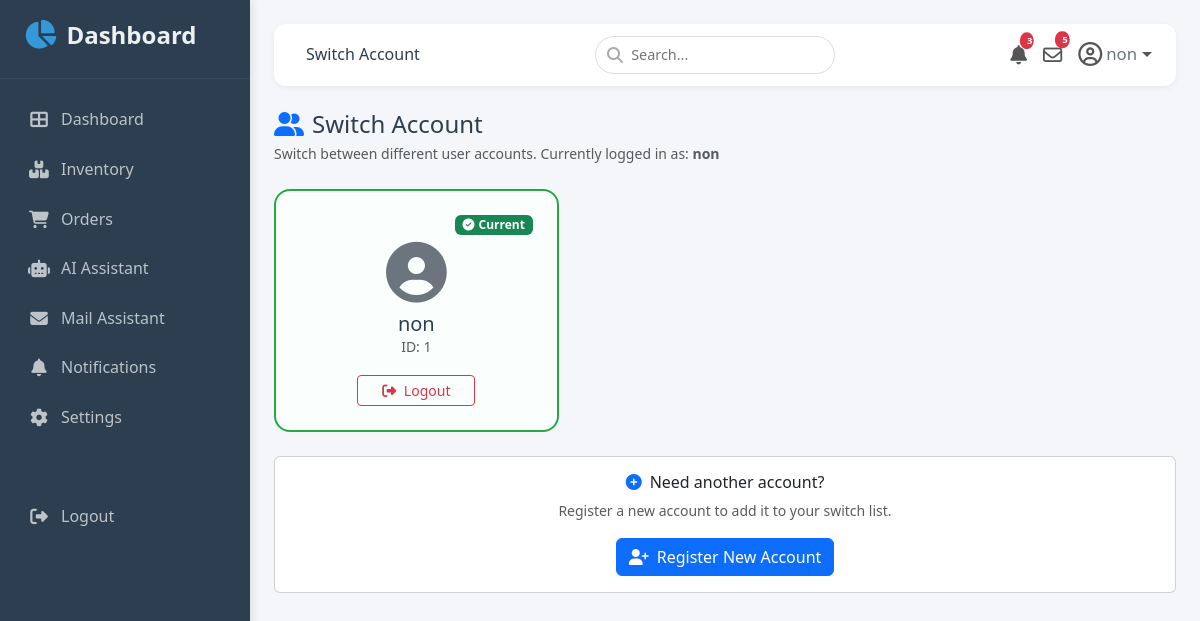
Page /switch_user (signed in) on the earlier database version.
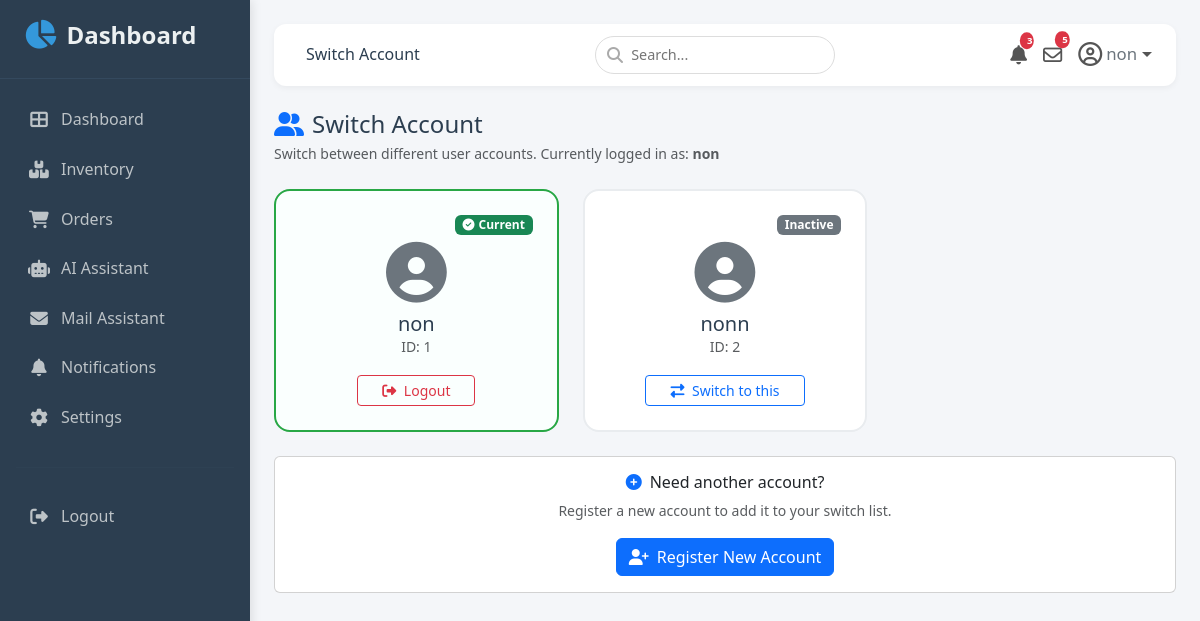
Same page on the later database version.
### app.py (models this page shows, shortened)
class User(UserMixin, db.Model):
    id            = db.Column(db.Integer, primary_key=True)
    username      = db.Column(db.String(80), unique=True, nullable=False)
    password_hash = db.Column(db.String(200), nullable=False)

### app.py (the view, shortened to what this page needs)
@app.route('/switch_user',methods=['GET', 'POST'])
@login_required
def switch_user():
    accounts = User.query.all()
    return render_template('switch_user.html',accounts=accounts)

### app.py (called while the page is built)
@login_manager.user_loader
def load_user(user_id):
    return User.query.get(int(user_id))

### templates/switch_user.html (shortened to what this page needs)
{% extends "base.html" %}
{% block page_title %}Switch Account{% endblock %}
{% block content %}
<div class="d-flex flex-wrap justify-content-between align-items-center mb-4">
  <div>
    <h4 class="mb-1"><i class="fas fa-user-friends me-2 text-primary"></i>Switch Account</h4>
    <p class="text-muted small mb-0">
      Switch between different user accounts. Currently logged in as:
      <strong>{{ current_user.username }}</strong>
    </p>
  </div>
</div>
<div class="row g-4">
  {% for account in accounts %}
  <div class="col-md-6 col-lg-4">
    <div class="account-card {% if account.id == current_user.id %}active{% endif %} p-4 text-center h-100">
      <div class="d-flex justify-content-between align-items-start mb-2">
        <span class="badge {% if account.id == current_user.id %}bg-success{% else %}bg-secondary{% endif %}">
          {% if account.id == current_user.id %}
            <i class="fas fa-check-circle me-1"></i>Current
          {% else %}
            Inactive
          {% endif %}
        </span>
      </div>
      <i class="fas fa-user-circle avatar"></i>
      <h5 class="mt-2 mb-0">{{ account.username }}</h5>
      <p class="text-muted small">ID: {{ account.id }}</p>
      {% if account.id == current_user.id %}
        <form action="{{ url_for('logout') }}" method="POST" class="d-inline">
          <button type="submit" class="btn btn-outline-danger btn-sm px-4">
            <i class="fas fa-sign-out-alt me-1"></i> Logout
          </button>
        </form>
      {% else %}
        <form action="{{ url_for('switch_user') }}" method="POST" class="d-inline">
          <button type="submit" class="btn btn-outline-primary btn-sm px-4">
            <i class="fas fa-exchange-alt me-1"></i> Switch to this
          </button>
        </form>
      {% endif %}
    </div>
  </div>
  {% else %}
  <div class="col-12 text-center py-5">
    <i class="fas fa-user-slash fa-3x text-muted mb-3"></i>
    <h5>No users found</h5>
    <p class="text-muted">There are no other users to switch to.</p>
  </div>
  {% endfor %}
</div>
<div class="row mt-4">
  <div class="col-12">
    <div class="card">
      <div class="card-body text-center">
        <h6 class="mb-2"><i class="fas fa-plus-circle text-primary me-2"></i>Need another account?</h6>
        <p class="text-muted small mb-3">Register a new account to add it to your switch list.</p>
        <a href="{{ url_for('register') }}" class="btn btn-primary">
          <i class="fas fa-user-plus me-2"></i>Register New Account
        </a>
      </div>
    </div>
  </div>
</div>
{% endblock %}

### templates/base.html (shortened to what this page needs)
<!DOCTYPE html>
<html lang="en">
<head>
  <link href="https://cdn.jsdelivr.net/npm/bootstrap@5.3.0/dist/css/bootstrap.min.css" rel="stylesheet">
  <link rel="stylesheet" href="https://cdnjs.cloudflare.com/ajax/libs/font-awesome/6.4.0/css/all.min.css">
  <link rel="stylesheet" href="{{ url_for('static', filename='style.css') }}">
</head>
<body>
  <nav class="sidebar" id="sidebar">
    <div class="brand">
      <i class="fas fa-chart-pie"></i> Dashboard
    </div>
    <ul class="nav flex-column">
      <li class="nav-item">
        <a class="nav-link {% if request.endpoint == 'dashboard' %}active{% endif %}"
           href="{{ url_for('dashboard') }}">
          <i class="fas fa-th-large"></i> Dashboard
        </a>
      </li>
      <li class="nav-item">
        <a class="nav-link {% if request.endpoint == 'Machines' %}active{% endif %}"
           href="{{ url_for('Machines') }}">
          <i class="fas fa-boxes"></i> Inventory
        </a>
      </li>
      <li class="nav-item">
        <a class="nav-link {% if request.endpoint == 'orders' %}active{% endif %}"
           href="{{ url_for('orders') }}">
          <i class="fas fa-shopping-cart"></i> Orders
        </a>
      </li>
      <li class="nav-item">
        <a class="nav-link {% if request.endpoint == 'Ai_assistant' %}active{% endif %}"
           href="{{ url_for('Ai_assistant') }}">
          <i class="fas fa-robot"></i> AI Assistant
        </a>
      </li>
      <li class="nav-item">
        <a class="nav-link {% if request.endpoint == 'ai_mail_assistant' %}active{% endif %}"
           href="{{ url_for('ai_mail_assistant') }}">
          <i class="fas fa-envelope"></i> Mail Assistant
        </a>
      </li>
      <li class="nav-item">
        <a class="nav-link {% if request.endpoint == 'notifications' %}active{% endif %}"
           href="{{ url_for('notifications') }}">
          <i class="fas fa-bell"></i> Notifications
        </a>
      </li>
      <li class="nav-item">
        <a class="nav-link" href="{{ url_for('settings') }}"><i class="fas fa-cog"></i> Settings</a>
      </li>
    </ul>
    <hr style="border-color:#34495e; margin: 1.5rem 1rem;">
    <ul class="nav flex-column">
      <li class="nav-item">
        <a class="nav-link" href="{{ url_for('logout') }}"><i class="fas fa-sign-out-alt"></i> Logout</a>
      </li>
    </ul>
  </nav>
  <div class="main-content">
    <div class="top-navbar">
      <div>
        <span class="ms-2 d-none d-sm-inline">{% block page_title %}Dashboard{% endblock %}</span>
      </div>
      <div class="search-box d-none d-md-block">
        <i class="fas fa-search"></i>
        <input type="text" placeholder="Search...">
      </div>
      <div class="nav-icons d-flex align-items-center">
        <div class="dropdown me-2">
          <a href="{{ url_for('notifications') }}" class="text-decoration-none position-relative" id="notificationDropdown" role="button" data-bs-toggle="dropdown" aria-expanded="false">
            <i class="fas fa-bell" style="font-size: 1.2rem;"></i>
            <span class="badge bg-danger position-absolute top-0 start-100 translate-middle" id="navNotifCount" style="font-size: 0.6rem; padding: 0.25rem 0.45rem;">12</span>
          </a>
        </div>
        <a href="{{ url_for('ai_mail_assistant') }}" class="text-decoration-none me-2 position-relative">
          <i class="far fa-envelope" style="font-size: 1.2rem;"></i>
          <span class="badge bg-danger position-absolute top-0 start-100 translate-middle" style="font-size: 0.6rem; padding: 0.25rem 0.45rem;">5</span>
        </a>
        <div class="dropdown">
          <a href="#" class="text-decoration-none dropdown-toggle d-flex align-items-center"
             id="userDropdown" role="button" data-bs-toggle="dropdown" aria-expanded="false">
            <i class="far fa-user-circle fa-lg"></i>
            <span class="ms-1 d-none d-md-inline small text-secondary">
              {{ current_user.username if current_user.is_authenticated else 'Admin' }}
            </span>
          </a>
        </div>
      </div>
    </div>
    {% block content %}{% endblock %}
</body>
</html>

### static/style.css (style rules this page uses)
* { margin: 0; padding: 0; box-sizing: border-box; }
body { background-color: #f4f6f9; font-family: 'Segoe UI', Tahoma, Geneva, Verdana, sans-serif; color: #2c3e50; line-height: 1.6; }
a { text-decoration: none; color: inherit; }
.sidebar { position: fixed; top: 0; left: 0; height: 100vh; width: 250px; background-color: #2c3e50; color: #ecf0f1; transition: transform 0.3s ease; z-index: 1050; padding: 1rem 0; overflow-y: auto; box-shadow: 2px 0 10px rgba(0, 0, 0, 0.1); }
.sidebar .brand { font-size: 1.5rem; font-weight: 600; padding: 0 1.5rem 1.5rem 1.5rem; border-bottom: 1px solid #34495e; margin-bottom: 1rem; display: flex; align-items: center; gap: 10px; }
.sidebar .brand i { color: #3498db; font-size: 1.8rem; }
.sidebar .nav-link { color: #bdc3c7; padding: 0.75rem 1.5rem; border-left: 3px solid transparent; transition: all 0.2s ease; display: flex; align-items: center; gap: 10px; }
.sidebar .nav-link i { width: 24px; text-align: center; font-size: 1.1rem; }
.sidebar hr { border-color: #34495e; margin: 1.5rem 1rem; }
.main-content { margin-left: 250px; padding: 1.5rem; min-height: 100vh; transition: margin-left 0.3s ease; }
.top-navbar { background: #fff; border-radius: 12px; padding: 0.75rem 1.5rem; box-shadow: 0 2px 6px rgba(0, 0, 0, 0.05); margin-bottom: 1.5rem; display: flex; align-items: center; justify-content: space-between; }
.top-navbar .search-box { position: relative; }
.top-navbar .search-box input { border-radius: 30px; border: 1px solid #ddd; padding: 0.4rem 1rem 0.4rem 2.2rem; font-size: 0.9rem; width: 240px; transition: border 0.2s ease; }
.top-navbar .search-box i { position: absolute; left: 12px; top: 50%; transform: translateY(-50%); color: #aaa; }
.nav-icons { display: flex; align-items: center; gap: 0.5rem; }
.nav-icons a { color: #555; font-size: 1.2rem; position: relative; transition: color 0.2s ease; }
.nav-icons a .badge { position: absolute; top: -6px; right: -8px; font-size: 0.6rem; padding: 0.25rem 0.45rem; background: #e74c3c; color: #fff; border-radius: 50%; }
.account-card { transition: 0.2s; border-radius: 16px; border: 2px solid #e9ecef; background: #fff; }
.account-card.active { border-color: #28a745; background: #fafffe; }
.account-card .avatar { font-size: 3.8rem; color: #6c757d; }

### templates/switch_user.html (style rules this page uses)
.account-card { transition: 0.2s; border-radius: 16px; border: 2px solid #e9ecef; background: #fff; }
.account-card.active { border-color: #28a745; background: #fafffe; }
.account-card .avatar { font-size: 3.8rem; color: #6c757d; }

Differences in the rows shown:
added User: shows "Inactive", username "nonn", id "2"
